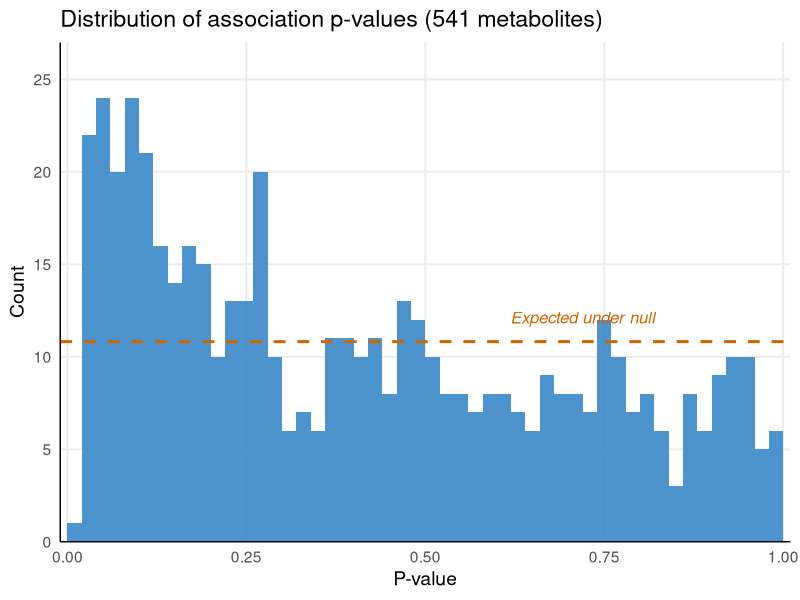

Here is the R script that generated this plot:
library(ggplot2)

df = read.csv("data_pvalue_histogram.csv", stringsAsFactors = FALSE)

# Expected count under uniform null: 541 metabolites / 50 bins = 10.82
expected_count = 541 / 50

p = ggplot(df, aes(x = bin_mid, y = count)) +
  geom_col(
    width = 0.02,
    fill = "#3A87C8",
    color = NA,
    alpha = 0.9
  ) +
  geom_hline(
    yintercept = expected_count,
    linetype = "dashed",
    color = "#CC6600",
    linewidth = 1.0
  ) +
  annotate(
    "text",
    x = 0.72, y = expected_count + 1.3,
    label = "Expected under null",
    color = "#CC6600",
    fontface = "italic",
    size = 4.2
  ) +
  scale_x_continuous(
    breaks = c(0.00, 0.25, 0.50, 0.75, 1.00),
    labels = c("0.00", "0.25", "0.50", "0.75", "1.00"),
    expand = c(0.01, 0)
  ) +
  scale_y_continuous(
    breaks = seq(0, 25, by = 5),
    expand = c(0, 0),
    limits = c(0, 27)
  ) +
  labs(
    title = "Distribution of association p-values (541 metabolites)",
    x = "P-value",
    y = "Count"
  ) +
  theme_minimal(base_size = 14) +
  theme(
    panel.grid.minor = element_blank(),
    axis.line = element_line(color = "black", linewidth = 0.5)
  )

ggsave("plot_pvalue_histogram.png", p, width = 5, height = 4, dpi = 800)
